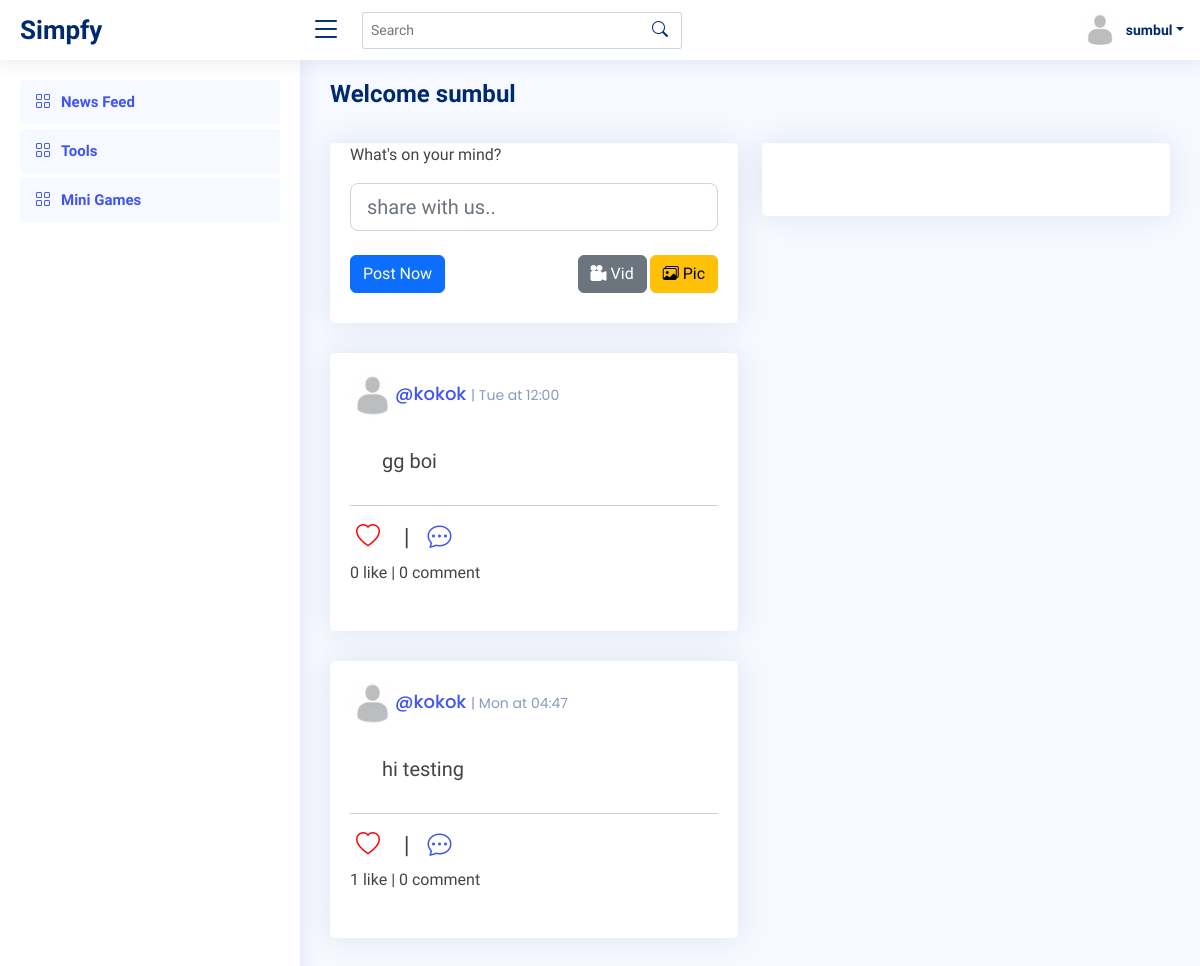
Screenshot of / (signed in) with the database file from the repository.
### prof/models.py (models this page shows, shortened)
class Profile(models.Model):
    user = models.OneToOneField(User, on_delete=models.CASCADE)
    id_user = models.IntegerField()
    image = models.ImageField(upload_to='profile_images', default='blank.png')
    fname = models.CharField(max_length=300, null=True, blank=True)
    bio = models.CharField(max_length=300, null=True, blank=True)
    location = models.CharField(max_length=300, null=True, blank=True)
    saved = models.ManyToManyField("feed.Feed", related_name="Profile", blank=True)
    def __str__(self):
        return self.user.username

### feed/models.py (models this page shows, shortened)
class Feed(models.Model):
    id = models.UUIDField(primary_key=True, default=uuid.uuid4)
    user = models.ForeignKey(Profile, on_delete=models.CASCADE)
    image = models.ImageField(upload_to='post_images', null=True, blank=True)
    video = models.FileField(upload_to='post_videos', null=True, blank=True)
    file = models.FileField(upload_to='post_files', null=True, blank=True)
    captionvid = models.TextField(null=True, blank=True)
    captionimg = models.TextField(null=True, blank=True)
    text = models.TextField(null=True, blank=True)
    created_at = models.DateTimeField(default=datetime.now())
    likes = models.IntegerField(default=0)
    like_stat = models.CharField(max_length=200, default="bi bi-heart")
    comments = models.TextField(null=True, blank=True)

### feed/views.py (the view)
# urls.py: path('', views.index, name="index"),
@login_required(login_url='login')
def index(request):
    user_object = User.objects.get(username=request.user.username)
    user_profile = Profile.objects.get(user=user_object)
    all_user = Profile.objects.all()
    user_request = User.objects.get(username=request.user.username)
    user_req = Profile.objects.get(user=user_request)
    post = Feed.objects.all()
    context = {
        'user_profile':user_profile,
        'posts': post,
        'all_user' : all_user,
        'user_req':user_req,
    }
    return render(request, 'feed/index.html', context)

### templates/feed/index.html (shortened to what this page needs)
{% load static %}
{% include "../header.html" %}
  <main id="main" class="main">
    <div class="pagetitle">
      <h1>Welcome <b>{{ user_profile.user.username }}</b></h1>
    </div><br>
    <section class="section dashboard">
      <div class="row">
        <div class="col-lg-6">
          <div class="row">
            <div class="col-xxl-4 col-xl-12">
              <div class="card info-card customers-card">
                <div class="card-body">
                    <form id="regForm" action="upload" method="POST" enctype="multipart/form-data">
                      <div class="form-group">
                        <label><p>What's on your mind?</p></label><br>
                        <input type="text" name="text" class="form-control form-control-lg" placeholder="share with us..">
                      </div>
                      <br>
                      <button style="color: white;" type="submit" class="btn btn-primary">Post Now</button>
                      <button style="float: right; margin-left:3px;" type="button" class="btn btn-warning" data-bs-toggle="modal" data-bs-target="#verticalycentered">
                        <i class="bi bi-images"></i> Pic
                      </button>
                      <button style="float: right;" type="button" class="btn btn-secondary" data-bs-toggle="modal" data-bs-target="#verticalycentered1">
                        <i class="bi bi-camera-reels-fill"></i> Vid
                      </button> &nbsp; &nbsp;
                    </form>
                </div>
              </div>
            </div>
            {% for post in posts reversed %}
            <div class="col-xxl-4 col-xl-12">
              <div class="card info-card customers-card">
                <div class="card-body">
                <p class="card-title"><a href="{{post.user.image.url}}"><img class="rounded-circle" src="{{ post.user.image.url }}" width="45"></a><a href="/profile/{{ post.user }}">@{{post.user}}</a> <span>| {{ post.created_at|date:"D" }} at {{ post.created_at|date:"h:i" }}</span></hp>
                  <div class="d-flex align-items-center">
                    <div class="ps-3">
                      {% if post.captionimg != None and post.image.url != None %}
                      <div class="p-2 px-3"><h5>{{ post.captionimg }}</h5></div>
                      <div class="feed-image p-2 px-3"><a href="{{ post.image.url }}"><img class="img-fluid img-responsive" src="{{ post.image.url }}"></a></div>
                      {% elif post.caption != None and post.file.url != None %}
                      <div class="p-2 px-3"><h5>{{ post.caption }}</h5></div>
                      <div class="feed-image p-2 px-3"><a href="{{ post.file.url }}">View File</a></div>
                      {% else %}
                      <div class="p-2 px-3"><h5>{{ post.text }}</h5></div>
                      {% endif %}
                    </div>
                  </div><hr>
                  <div style="overflow:auto;">
                    <div style="float:left;">
                      <h4>
                        <button style="color:red;" class="likebutton" id="like{{post.id}}" data-catid="{{ post.id }}">
                          <i class="{{post.like_stat}}"></i>
                        </button>
                        &nbsp;&nbsp;|&nbsp;&nbsp;
                        <a href="#"><i class="bi bi-chat-dots"></i></a>
                      </h4>
                      <p>
                        {% if post.likes == 0 %}
                        0 like
                        {% elif post.likes == 1 %}
                        {{post.likes}} like
                        {% else %}
                        {{ post.likes }} likes
                        {% endif %}
                        | 0 comment</p>
                    </div>
                  </div>
                </div>
              </div>
            </div>
            {% endfor %}
          </div>
        </div>
        <div class="col-lg-6">
          <div class="col-xxl-4 col-xl-12">
            <div class="card info-card customers-card">
              <div class="card-body">
                <p class="card-title"></p>
              </div>
            </div>
          </div>
        </div>
      </div>
    </section>
  </main>
</body>
</html>

### templates/header.html (shortened to what this page needs)
{% load static %}
<!DOCTYPE html>
<html lang="en">
<head>
  <link href="{% static 'feed/vendor/bootstrap/css/bootstrap.min.css' %}" rel="stylesheet">
  <link href="{% static 'feed/vendor/bootstrap-icons/bootstrap-icons.css' %}" rel="stylesheet">
  <link href="{% static 'feed/vendor/boxicons/css/boxicons.min.css' %}" rel="stylesheet">
  <link href="{% static 'feed/vendor/quill/quill.snow.css' %}" rel="stylesheet">
  <link href="{% static 'feed/vendor/quill/quill.bubble.css' %}" rel="stylesheet">
  <link href="{% static 'feed/vendor/remixicon/remixicon.css' %}" rel="stylesheet">
  <link href="{% static 'feed/vendor/simple-datatables/style.css' %}" rel="stylesheet">
  <link href="{% static 'feed/css/style.css' %}" rel="stylesheet">
  <link href="{% static 'feed/css/custom.css' %}" rel="stylesheet">
</head>
<body>
  <header id="header" class="header fixed-top d-flex align-items-center">
    <div class="d-flex align-items-center justify-content-between">
      <a href="/" class="logo d-flex align-items-center">
        <span class="d-none d-lg-block">Simpfy</span>
      </a>
      <i class="bi bi-list toggle-sidebar-btn"></i>
    </div>
    <div class="search-bar">
      <form class="search-form d-flex align-items-center" method="POST" action="">
        <input type="text" name="query" placeholder="Search" title="Enter search keyword">
        <button type="submit" title="Search"><i class="bi bi-search"></i></button>
      </form>
    </div>
    <nav class="header-nav ms-auto">
      <ul class="d-flex align-items-center">
        <li class="nav-item dropdown pe-3">
          <a class="nav-link nav-profile d-flex align-items-center pe-0" href="#" data-bs-toggle="dropdown">
            <img src="{{ user_req.image.url }}" alt="Profile" class="rounded-circle">
            <span class="d-none d-md-block dropdown-toggle ps-2">{{ user_req.user.username }}</span>
          </a>
        </li>
      </ul>
    </nav>
  </header>
  <aside id="sidebar" class="sidebar">
    <ul class="sidebar-nav" id="sidebar-nav">
      <li class="nav-item">
        <a class="nav-link " href="/">
          <i class="bi bi-grid"></i>
          <span>News Feed</span>
        </a>
      </li>
      <li class="nav-item">
        <a class="nav-link " href="/tools-index">
          <i class="bi bi-grid"></i>
          <span>Tools</span>
        </a>
      </li>
      <li class="nav-item">
        <a class="nav-link " href="/mini-index">
          <i class="bi bi-grid"></i>
          <span>Mini Games</span>
        </a>
      </li>
    </ul>
  </aside>

### static/feed/css/style.css (style rules this page uses)
:root { scroll-behavior: smooth; }
body { font-family: "Open Sans", sans-serif; background: #f6f9ff; color: #444444; }
a { color: #4154f1; text-decoration: none; }
h1, h2, h3, h4, h5, h6 { font-family: "Nunito", sans-serif; }
#main { margin-top: 60px; padding: 20px 30px; transition: all 0.3s; }
.pagetitle { margin-bottom: 10px; }
.pagetitle h1 { font-size: 24px; margin-bottom: 0; font-weight: 600; color: #012970; }
.card { margin-bottom: 30px; border: none; border-radius: 5px; box-shadow: 0px 0 30px rgba(1, 41, 112, 0.1); }
.card-title { padding: 20px 0 15px 0; font-size: 18px; font-weight: 500; color: #012970; font-family: "Poppins", sans-serif; }
.card-title span { color: #899bbd; font-size: 14px; font-weight: 400; }
.card-body { padding: 0 20px 20px 20px; }
.logo { line-height: 1; }
@media (min-width: 1200px) { .logo { width: 280px; } }
.logo span { font-size: 26px; font-weight: 700; color: #012970; font-family: "Nunito", sans-serif; }
.header { transition: all 0.5s; z-index: 997; height: 60px; box-shadow: 0px 2px 20px rgba(1, 41, 112, 0.1); background-color: #fff; padding-left: 20px; }
.header .toggle-sidebar-btn { font-size: 32px; padding-left: 10px; cursor: pointer; color: #012970; }
.header .search-bar { min-width: 360px; padding: 0 20px; }
.header .search-form { width: 100%; }
.header .search-form input { border: 0; font-size: 14px; color: #012970; border: 1px solid rgba(1, 41, 112, 0.2); padding: 7px 38px 7px 8px; border-radius: 3px; transition: 0.3s; width: 100%; }
.header .search-form button { border: 0; padding: 0; margin-left: -30px; background: none; }
.header .search-form button i { color: #012970; }
.header-nav ul { list-style: none; }
.header-nav>ul { margin: 0; padding: 0; }
.header-nav .nav-profile { color: #012970; }
.header-nav .nav-profile img { max-height: 36px; }
.header-nav .nav-profile span { font-size: 14px; font-weight: 600; }
.sidebar { position: fixed; top: 60px; left: 0; bottom: 0; width: 300px; z-index: 996; transition: all 0.3s; padding: 20px; overflow-y: auto; scrollbar-width: thin; scrollbar-color: #aab7cf transparent; box-shadow: 0px 0px 20px rgba(1, 41, 112, 0.1); background-color: #fff; }
@media (min-width: 1200px) { #main, #footer { margin-left: 300px; } }
.sidebar-nav { padding: 0; margin: 0; list-style: none; }
.sidebar-nav li { padding: 0; margin: 0; list-style: none; }
.sidebar-nav .nav-item { margin-bottom: 5px; }
.sidebar-nav .nav-link { display: flex; align-items: center; font-size: 15px; font-weight: 600; color: #4154f1; transition: 0.3; background: #f6f9ff; padding: 10px 15px; border-radius: 4px; }
.sidebar-nav .nav-link i { font-size: 16px; margin-right: 10px; color: #4154f1; }
.dashboard .info-card { padding-bottom: 10px; }

### static/feed/css/custom.css (style rules this page uses)
.likebutton { background: transparent; border: none; outline: none; }

### rows the page displays
Profile: image (placeholder picture), user.username "sumbul"
Feed: user.image (placeholder picture), user "kokok", created_at "Tue", created_at "12:00", text "gg boi", likes "0 like"
Feed: user.image (placeholder picture), user "kokok", created_at "Mon", created_at "04:47", text "hi testing", likes "1"
